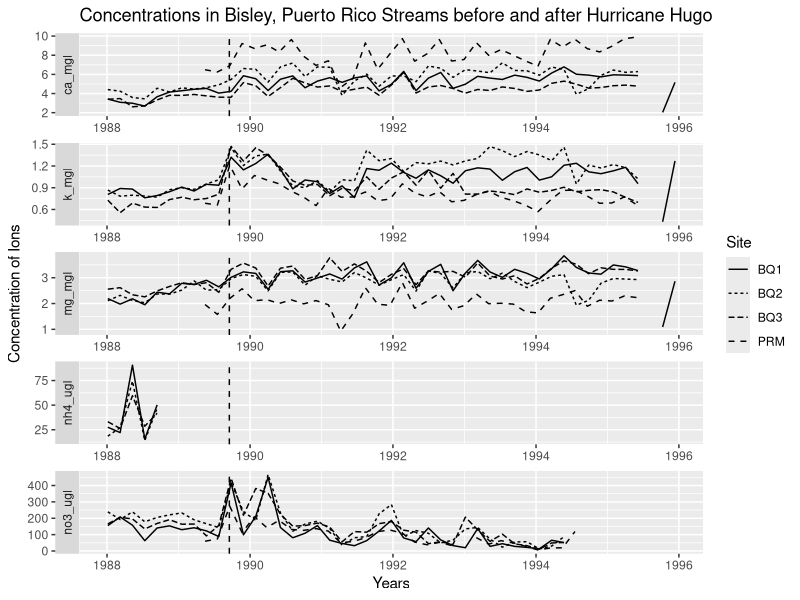

R code for this plot:
## ---- chunk 1
#| output: false
library(tidyverse)
clean_data <- read_csv("../output/clean_data.csv")
## ---- chunk 2
#| echo: false
#| warning: false
ggplot(
  clean_data,
  mapping = aes(
    x = window_start,
    y = Concentration,
    linetype = Site
  )
) +
  geom_line() +
  facet_wrap("Ion", scales = "free", ncol = 1, strip.position = "left") +
  geom_vline(xintercept = ymd('1989-09-17'), linetype = "dashed") +
  labs(
    title = "Concentrations in Bisley, Puerto Rico Streams before and after Hurricane Hugo",
    x = "Years",
    y = "Concentration of Ions"
  )
